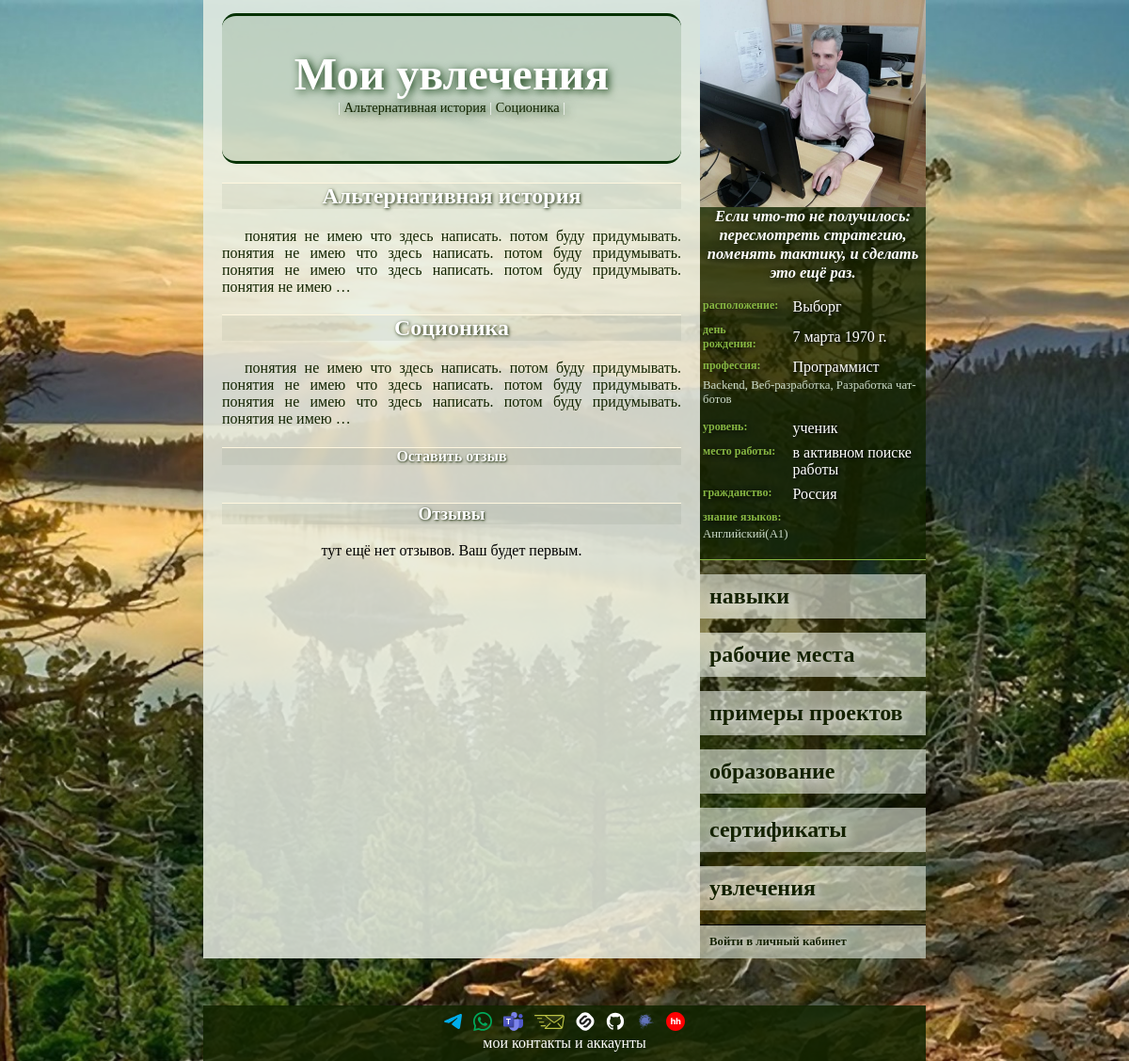
Page /1/data/passion on the committed database.
### new/models.py (models this page shows, shortened)
class Generalization(models.Model):
    name = models.CharField(max_length=500, unique=True, verbose_name="Наименование")
    description = models.TextField(verbose_name="Описание")
    def __str__(self):
        return self.name
    class Meta:
        abstract = True

class Passion(Generalization):
    objects: ClassVar[models.Manager["Passion"]]
    class Meta:
        verbose_name = "Увлечение"
        verbose_name_plural = "Увлечения"

class MyUser(AbstractUser):
    PROFESSIONAL_LEVELS = {
        "": "— Нет никакого —",
        "LR": "ученик",
        "BR": "начинающий",
        "LL": "небольшой опыт",
        "EX": "опыт есть",
        "PR": "профессионал",
        "SP": "супер-профессионал",
        "HB": "хобби",
    }
    BIOLOGICAL_SEX = {
        "": "— Не выбран —",
        "F": "женский",
        "M": "мужской"
    }
    photo = models.ImageField(
        "Собственное изображение",
        upload_to="user_s_photo/",
        null=True,
        blank=True,
    )
    biological_sex = models.CharField(
        max_length=1,
        choices=BIOLOGICAL_SEX,
        null=True,
        blank=True,
        verbose_name="Пол",
    )
    patronymic = models.CharField(max_length=100, verbose_name="Отчество", null=True, blank=True)
    birthday = models.DateField(null=True, blank=True, verbose_name="День рождения")
    citizenship = models.ForeignKey(
        CountryOfConsignment, on_delete=models.SET_NULL, null=True, blank=True, verbose_name="Гражданство"
    )
    city = models.ForeignKey(City, on_delete=models.SET_NULL, null=True, blank=True, verbose_name="Город")
    profession = models.ForeignKey(
        Profession, on_delete=models.SET_NULL, null=True, blank=True, verbose_name="Профессия"
    )
    specialization_professions = models.ManyToManyField(
        SupplementProfession,
        blank=True,
        related_name="supplement_user",
        verbose_name="Специализация",
    )
    the_level_of_professionalism = models.CharField(
        max_length=2,
        choices=PROFESSIONAL_LEVELS,
        null=True,
        blank=True,
        verbose_name="Уровень профессионализма",
    )
    job = models.ForeignKey(
        Organization,
        on_delete=models.SET_NULL,
        null=True,
        blank=True,
        verbose_name="Текущее место работы",
    )
    languages = models.ManyToManyField(
        Language,
        blank=True,
        related_name="knowledge_of_foreign_languages",
        verbose_name="Знание языков",
    )
    motto = models.CharField(max_length=1000, verbose_name="Мой девиз", null=True, blank=True)
    about_me = models.TextField(verbose_name="Обо мне", null=True, blank=True)

class City(models.Model):
    name = models.CharField(max_length=100, unique=True, verbose_name="Название")
    class Meta:
        ordering = ["name"]
        verbose_name = "Название города"
        verbose_name_plural = "Названия городов"
    def __str__(self):
        return self.name

class Profession(models.Model):
    name = models.CharField(max_length=100, unique=True, verbose_name="Название")
    supplement_the_profession_of_the_user = models.ManyToManyField(
        SupplementProfession,
        related_name="supplement_profession"
    )
    class Meta:
        ordering = ["name"]
        verbose_name = "Профессия"
        verbose_name_plural = "Профессии"
    def __str__(self):
        return self.name

class SupplementProfession(models.Model):
    name = models.CharField(max_length=100, unique=True, verbose_name="Наименование")
    class Meta:
        ordering = ["name"]
        verbose_name = "Специализация"
        verbose_name_plural = "Специализации"
    def __str__(self):
        return self.name

class Organization(models.Model):
    name = models.CharField(max_length=100, unique=True, verbose_name="Название")
    city = models.ForeignKey(City, on_delete=models.SET_NULL, null=True, blank=True, verbose_name="Город")
    class Meta:
        ordering = ["name"]
        verbose_name = "Организация"
        verbose_name_plural = "Организации"
    def __str__(self):
        return self.name

class CountryOfConsignment(models.Model):
    name = models.CharField(max_length=100, unique=True, verbose_name="Название")
    state_flag = models.ImageField("Государственный флаг", upload_to="flag/", null=True, blank=True)
    class Meta:
        ordering = ["name"]
        verbose_name = "Название страны"
        verbose_name_plural = "Названия стран"
    def __str__(self):
        return self.name

class Language(models.Model):
    LANGUAGE_LEVEL = {
        "A1": "начальный",
        "A2": "элементарный",
        "B1": "средний",
        "B2": "выше среднего",
        "C1": "продвинутый",
        "C2": "профессиональный",
    }
    name = models.CharField(max_length=100, verbose_name="Язык")
    level = models.CharField(
        max_length=2,
        choices=LANGUAGE_LEVEL,
        verbose_name="уровень",
        default="A1"
    )
    class Meta:
        ordering = ["name"]
        verbose_name = "Иностранный язык"
        verbose_name_plural = "Иностранные языки"
    def __str__(self):
        return f"{self.name}({self.level})"

### new/views.py (the view)
class ListOfPassions(GetContext, FeedbackMixin, ListView):
    template_name = "new/list_of_passions.html"
    model = Passion
    context_object_name = "passions"

### new/mixins.py (called while the page is built)
    def get_feedback_content_type(self):
        if hasattr(self, "object"):  # если объект, то для DetailView
            return ContentType.objects.get_for_model(self.object)
        return ContentType.objects.get_for_model(self.model)  # если не объект, то для ListView

    def get_feedback_object_id(self):
        if hasattr(self, "object"):
            return self.object.id
        return None

    def get_feedback_queryset(self):
        return self.feedback_model.objects.filter(
            content_type=self.get_feedback_content_type(),
            object_id=self.get_feedback_object_id(),
            status="published",
        )

    def get_feedback_form(self, data=None):
        return self.feedback_form_class(data, user=self.request.user)

    def get_context_data(self, **kwargs):
        context = super().get_context_data(**kwargs)
        context["feedbacks"] = self.get_feedback_queryset()
        context["feedback_form"] = kwargs.get("form", self.get_feedback_form())
        return context

### new/views.py (called while the page is built)
    def get_context_data(self, **kwargs):
        context = super().get_context_data(**kwargs)
        context['i_am'] = MyUser.objects.get(id=1)
        return context

### new/templates/new/list_of_passions.html (shortened to what this page needs)
{%extends 'base.html'%}
{% block body %}
<div class="name_user">
    Мои увлечения
    <div class="under_menu">|
        {%for passion in passions%}
        <a href="{% url 'отобразить конкретное увлечение' passion.id %}">{{ passion }}</a> |
        {% endfor %}
    </div>
</div>
{%for passion in passions%}
    <div class="specifics">
        <h2>{{passion}}</h2>
        <a href="{% url 'отобразить конкретное увлечение' passion.id %}" class="a_main_text"><div class="main_text">
            {{ passion.description|linebreaks|truncatewords:30 }}
        </div></a>
    </div>
{% endfor%}
{% include "new/feedback_block.html" %}
{% endblock body %}

### new/templates/new/main_info.html
{% load static %}
{% if myuser %}
	<div class="photo">{% if myuser.photo %}
		<a href="/{{ myuser.id }}">
			<img
					src="{% static ''|add:myuser.photo.url %}"
					alt="Личная фотография"
			>
		</a>
		{% else %}
		<img
				src="{% static 'images/user_s_photo/default.jpg' %}"
				alt="Фото по умолчанию"
		>
		{% endif %}
	</div>
	<div class="motto">
		{% if myuser.motto %}
			{{ myuser.motto }}
		{% else %}
			у пользователя нет девиза
		{% endif %}
	</div>
	<table class="ind_info">
		<tbody class="tbl_info">
			{% if myuser.city %}
			<tr>
				<td class="left_column">расположение:</td>
				<td class="right_column">{{ myuser.city }}</td>
			</tr>
			{% endif %}
			{% if myuser.birthday %}
			<tr>
				<td class="left_column">день рождения:</td>
				<td class="right_column">{{ myuser.birthday }}</td>
			</tr>
			{% endif %}
			{% if myuser.profession %}
			<tr>
				<td class="left_column">профессия:</td>
				<td class="right_column">{{ myuser.profession }}</td>
			</tr>
			{% endif %}
            {% if myuser.profession %}
                {% if myuser.specialization_professions %}
                    <tr>
                        <td colspan="2" class="uni_cells">
                            {{ myuser.specialization_professions.all|join:", " }}
                        </td>
                    </tr>
                {% endif %}
            {% endif %}
			{% if myuser.get_the_level_of_professionalism_display %}
			<tr>
				<td class="left_column">уровень:</td>
				<td class="right_column">{{ myuser.get_the_level_of_professionalism_display }}</td>
			</tr>
			{% endif %}
			{% if myuser.job %}
			<tr>
				<td class="left_column">место работы:</td>
				<td class="right_column">{{ myuser.job }}</td>
			</tr>
			{% endif %}
			{% if myuser.citizenship %}
			<tr>
				<td class="left_column">гражданство:</td>
				<td class="right_column">{{ myuser.citizenship }}</td>
			</tr>
			{% endif %}
			{% if myuser.languages.all %}
			<tr>
				<td colspan="2" class="left_column">знание языков:</td>
			</tr>
			<tr>
				<td colspan="2" class="uni_cells">
					{{ myuser.languages.all|join:", " }}
				</td>
			</tr>
			{% endif %}
		</tbody>
	</table>
{% endif %}

### static/CSS/style.css (style rules this page uses)
body { background-color: #d6ffe3; background-image: url("../images/background.jpg"); background-repeat: no-repeat; background-position: center center; background-attachment: fixed; background-size: cover; max-width: 768px; margin: auto; }
p { text-align: center; }
h1, h2, h3, h4, h5 { text-align: center; color: white; text-shadow: 0.04em 0.04em 0.15em #122400; border-top: 1.5px solid #fff7df; background: #1224000d; clear: both; }
.basic_inf a { text-decoration: none; color: #122400; }
.name_user { text-align: center; font-size: 3em; margin-top: 0.3em; font-weight: bold; padding: 0.7em 0 1em; border-top: solid 3px #023000; border-bottom: solid 3px #023000; color: white; text-shadow: 0.05em 0.05em 0.2em #023000; background: #12440e21; border-radius: 15px; }
.under_menu { font-size: 0.3em; font-weight: normal; padding: 0 2em; }
.main_text p { text-align: justify; margin-bottom: 0.5em; text-indent: 1.5em; }

### static/CSS/individual_data.css (style rules this page uses)
.photo { height: 220px; }
.photo img { object-fit: cover; width: 100%; height: 100%; }
.motto { padding: 0 3px; text-align: center; font-size: 1.03em; font-style: italic; font-weight: bold; color: white; text-shadow: 0.09em 0.09em 0.5em #011000; }
.ind_info { width: 100%; margin-bottom: 15px; padding: 10px 0; border-bottom: 0.1em solid #87b742; }
.tbl_info { vertical-align: top; }
td { padding-top: 5px; }
.left_column { font-size: 0.75em; font-weight: bold; padding-right: 10px; color: #87b742; text-shadow: 0.1em 0.1em 0.5em #000; }
.uni_cells { font-size: 0.8em; padding-bottom: 7px; padding-top: 0; text-align: left; color: #ccdbc9; }
.right_column { vertical-align: middle; color: white; text-shadow: 0.09em 0.09em 0.2em #000; }

### rows in the picture
Passion: name "Альтернативная история", description "понятия не имею что здесь написать. потом буду придумывать. понятия не имею что здесь написать. потом буду придумывать. понятия не имею что здесь написать. потом буду придумывать. понятия не имею …"
Passion: name "Соционика", description "понятия не имею что здесь написать. потом буду придумывать. понятия не имею что здесь написать. потом буду придумывать. понятия не имею что здесь написать. потом буду придумывать. понятия не имею …"
MyUser: photo (picture), motto "Если что-то не получилось: пересмотреть стратегию, поменять тактику, и сделать это ещё раз.", city "Выборг", birthday "7 марта 1970 г.", profession "Программист", specialization_professions.all "Backend, Веб-разработка, Разработка чат-ботов", the_level_of_professionalism "ученик", job "в активном поиске работы", citizenship "Россия", languages.all "Английский(A1)"
